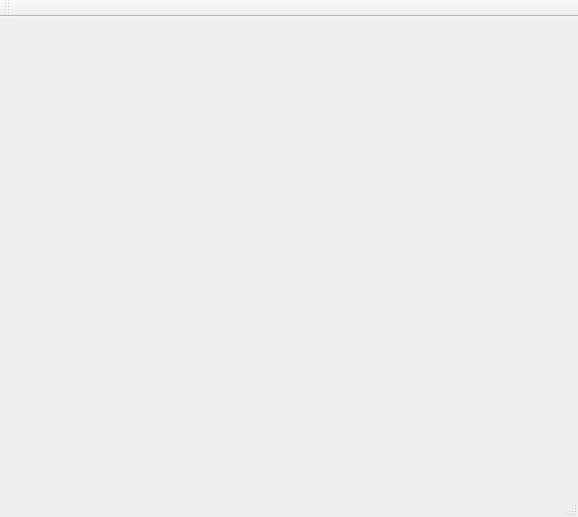
<?xml version="1.0" encoding="UTF-8"?>
<ui version="4.0">
 <class>MainWindow</class>
 <widget class="QMainWindow" name="MainWindow">
  <property name="geometry">
   <rect>
    <x>0</x>
    <y>0</y>
    <width>578</width>
    <height>517</height>
   </rect>
  </property>
  <property name="windowTitle">
   <string>MainWindow</string>
  </property>
  <widget class="QWidget" name="centralWidget">
   <layout class="QVBoxLayout" name="verticalLayout">
    <item>
     <widget class="QOpenGLPlotWidget" name="widget" native="true"/>
    </item>
   </layout>
  </widget>
  <widget class="QMenuBar" name="menuBar">
   <property name="geometry">
    <rect>
     <x>0</x>
     <y>0</y>
     <width>578</width>
     <height>21</height>
    </rect>
   </property>
  </widget>
  <widget class="QToolBar" name="mainToolBar">
   <attribute name="toolBarArea">
    <enum>TopToolBarArea</enum>
   </attribute>
   <attribute name="toolBarBreak">
    <bool>false</bool>
   </attribute>
  </widget>
  <widget class="QStatusBar" name="statusBar"/>
 </widget>
 <layoutdefault spacing="6" margin="11"/>
 <customwidgets>
  <customwidget>
   <class>QOpenGLPlotWidget</class>
   <extends>QWidget</extends>
   <header>qopenglplotwidget.h</header>
   <container>1</container>
  </customwidget>
 </customwidgets>
 <resources/>
 <connections/>
</ui>
